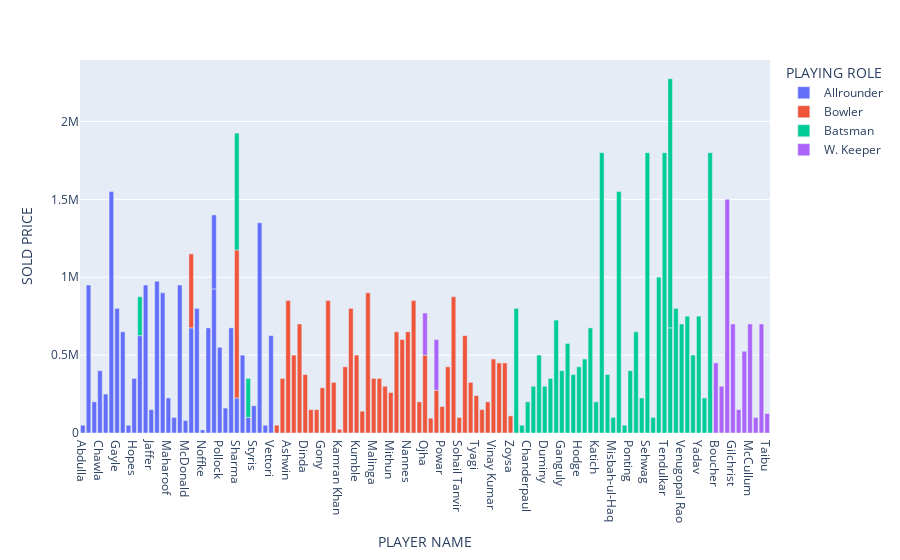

The notebook cell saved with this chart:
### Code cell
px.bar(df_cric,x='PLAYER NAME',y='SOLD PRICE',color='PLAYING ROLE')

### Figure 1 — Plotly figure (JSON) as saved in the notebook; plotly's stock layout.template omitted (floating-point values rounded to 4 significant figures)
{"data": [{"alignmentgroup": "True", "hovertemplate": "PLAYING ROLE=Allrounder<br>PLAYER NAME=%{x}<br>SOLD PRICE=%{y}<extra></extra>", "legendgroup": "Allrounder", "marker": {"color": "#636efa", "pattern": {"shape": ""}}, "name": "Allrounder", "offsetgroup": "Allrounder", "orientation": "v", "showlegend": true, "textposition": "auto", "type": "bar", "x": ["Abdulla", "Botha", "Bravo", "Chawla", "Dilshan", "Flintoff", "Gayle", "Henderson", "Henriques", "Hopes", "Hussey", "Jadeja", "Jaffer", "Jayasuriya", "Kallis", "Maharoof", "Mascarenhas", "Mathews", "McDonald", "Morkel", "Nayar", "Noffke", "Oram", "Pathan", "Pathan", "Pollock", "Ryder", "Shahid Afridi", "Sharma", "Shoaib Malik", "Smith", "Styris", "Symonds", "Van der Merwe", "Vettori"], "xaxis": "x", "y": [50000, 950000, 200000, 400000, 250000, 1550000, 800000, 650000, 50000, 350000, 625000, 950000, 150000, 975000, 900000, 225000, 100000, 950000, 80000, 675000, 800000, 20000, 675000, 925000, 475000, 550000, 160000, 675000, 225000, 500000, 100000, 175000, 1350000, 50000, 625000], "yaxis": "y"}, {"alignmentgroup": "True", "hovertemplate": "PLAYING ROLE=Bowler<br>PLAYER NAME=%{x}<br>SOLD PRICE=%{y}<extra></extra>", "legendgroup": "Bowler", "marker": {"color": "#EF553B", "pattern": {"shape": ""}}, "name": "Bowler", "offsetgroup": "Bowler", "orientation": "v", "showlegend": true, "textposition": "auto", "type": "bar", "x": ["Abdur Razzak", "Agarkar", "Ashwin", "Balaji", "Bollinger", "Dinda", "Edwards", "Fernando", "Gony", "Harbhajan Singh", "Harris", "Kamran Khan", "Kartik", "Kumar", "Kumble", "Langeveldt", "Lee", "Malinga", "McGrath", "Mishra", "Mithun", "Mohammad Asif", "Morkel", "Muralitharan", "Nannes", "Nehra", "Ntini", "Ojha", "Pankaj Singh", "Patel", "Powar", "Sharma", "Shoaib Akhtar", "Singh", "Sohail Tanvir", "Sreesanth", "Steyn", "Tyagi", "Umar Gul", "Vaas", "Vinay Kumar", "Warne", "Zaheer Khan", "Zoysa"], "xaxis": "x", "y": [50000, 350000, 850000, 500000, 700000, 375000, 150000, 150000, 290000, 850000, 325000, 24000, 425000, 800000, 500000, 140000, 900000, 350000, 350000, 300000, 260000, 650000, 475000, 600000, 650000, 850000, 200000, 500000, 95000, 275000, 170000, 950000, 425000, 875000, 100000, 625000, 325000, 240000, 150000, 200000, 475000, 450000, 450000, 110000], "yaxis": "y"}, {"alignmentgroup": "True", "hovertemplate": "PLAYING ROLE=Batsman<br>PLAYER NAME=%{x}<br>SOLD PRICE=%{y}<extra></extra>", "legendgroup": "Batsman", "marker": {"color": "#00cc96", "pattern": {"shape": ""}}, "name": "Batsman", "offsetgroup": "Batsman", "orientation": "v", "showlegend": true, "textposition": "auto", "type": "bar", "x": ["Badrinath", "Bailey", "Chanderpaul", "Dhawan", "Dravid", "Duminy", "Fleming", "Gambhir", "Ganguly", "Gibbs", "Hayden", "Hodge", "Hussey", "Jayawardena", "Kaif", "Katich", "Kohli", "Laxman", "Misbah-ul-Haq", "Pietersen", "Pomersbach", "Ponting", "Raina", "Sarwan", "Sehwag", "Sharma", "Silva", "Smith", "Taylor", "Tendulkar", "Tiwary", "Tiwary", "Uthappa", "Venugopal Rao", "Warner", "White", "Yadav", "Younis Khan", "Yuvraj Singh"], "xaxis": "x", "y": [800000, 50000, 200000, 300000, 500000, 300000, 350000, 725000, 400000, 575000, 375000, 425000, 250000, 475000, 675000, 200000, 1800000, 375000, 100000, 1550000, 50000, 400000, 650000, 225000, 1800000, 750000, 100000, 250000, 1000000, 1800000, 675000, 1600000, 800000, 700000, 750000, 500000, 750000, 225000, 1800000], "yaxis": "y"}, {"alignmentgroup": "True", "hovertemplate": "PLAYING ROLE=W. Keeper<br>PLAYER NAME=%{x}<br>SOLD PRICE=%{y}<extra></extra>", "legendgroup": "W. Keeper", "marker": {"color": "#ab63fa", "pattern": {"shape": ""}}, "name": "W. Keeper", "offsetgroup": "W. Keeper", "orientation": "v", "showlegend": true, "textposition": "auto", "type": "bar", "x": ["Boucher", "de Villiers", "Dhoni", "Gilchrist", "Kamran Akmal", "Karthik", "McCullum", "Ojha", "Patel", "Saha", "Sangakkara", "Taibu"], "xaxis": "x", "y": [450000, 300000, 1500000, 700000, 150000, 525000, 700000, 270000, 325000, 100000, 700000, 125000], "yaxis": "y"}], "layout": {"barmode": "relative", "legend": {"title": {"text": "PLAYING ROLE"}, "tracegroupgap": 0}, "margin": {"t": 60}, "xaxis": {"anchor": "y", "domain": [0, 1], "title": {"text": "PLAYER NAME"}}, "yaxis": {"anchor": "x", "domain": [0, 1], "title": {"text": "SOLD PRICE"}}}}
